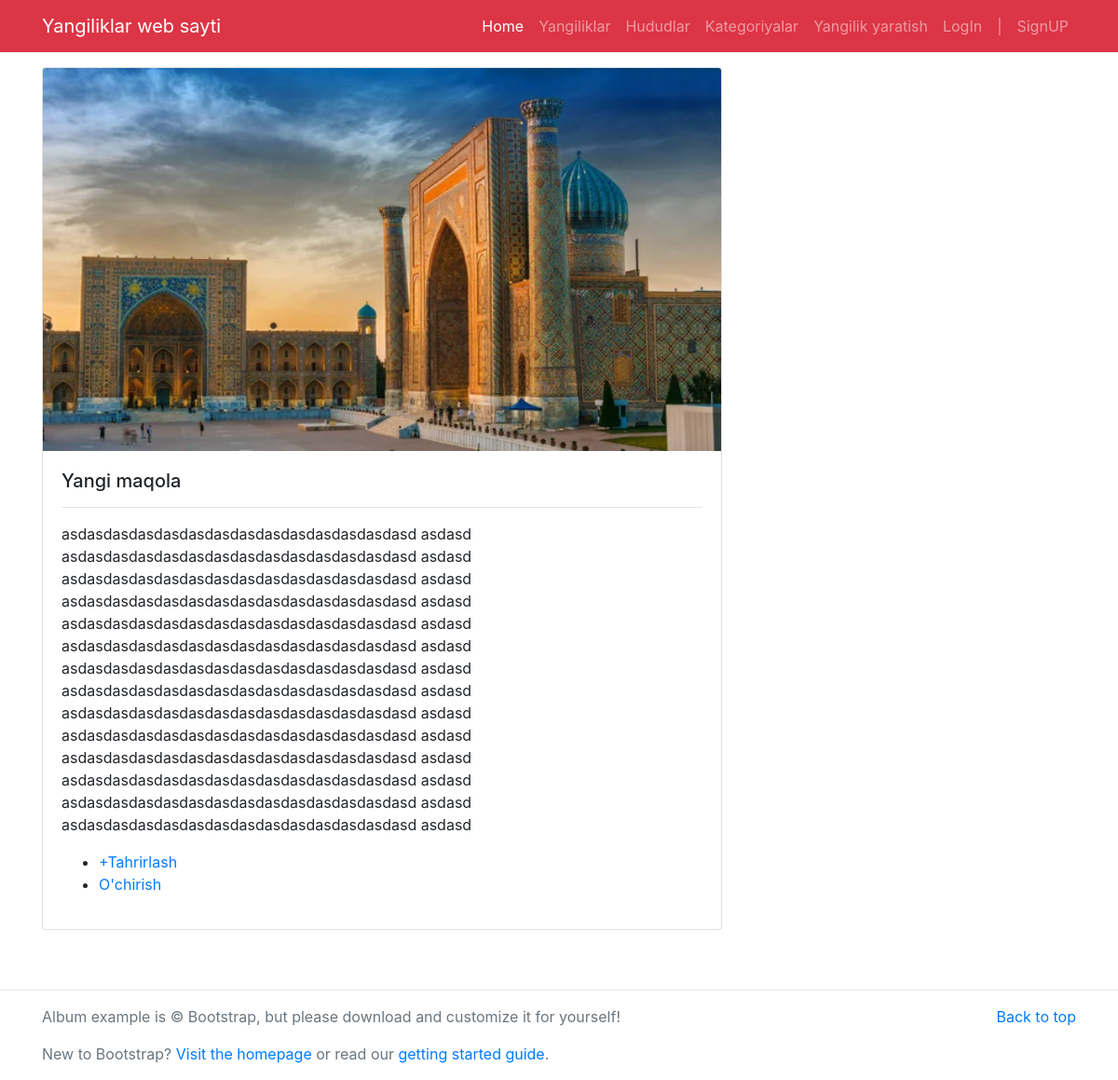
Page /detail/1/ on the earlier database version.
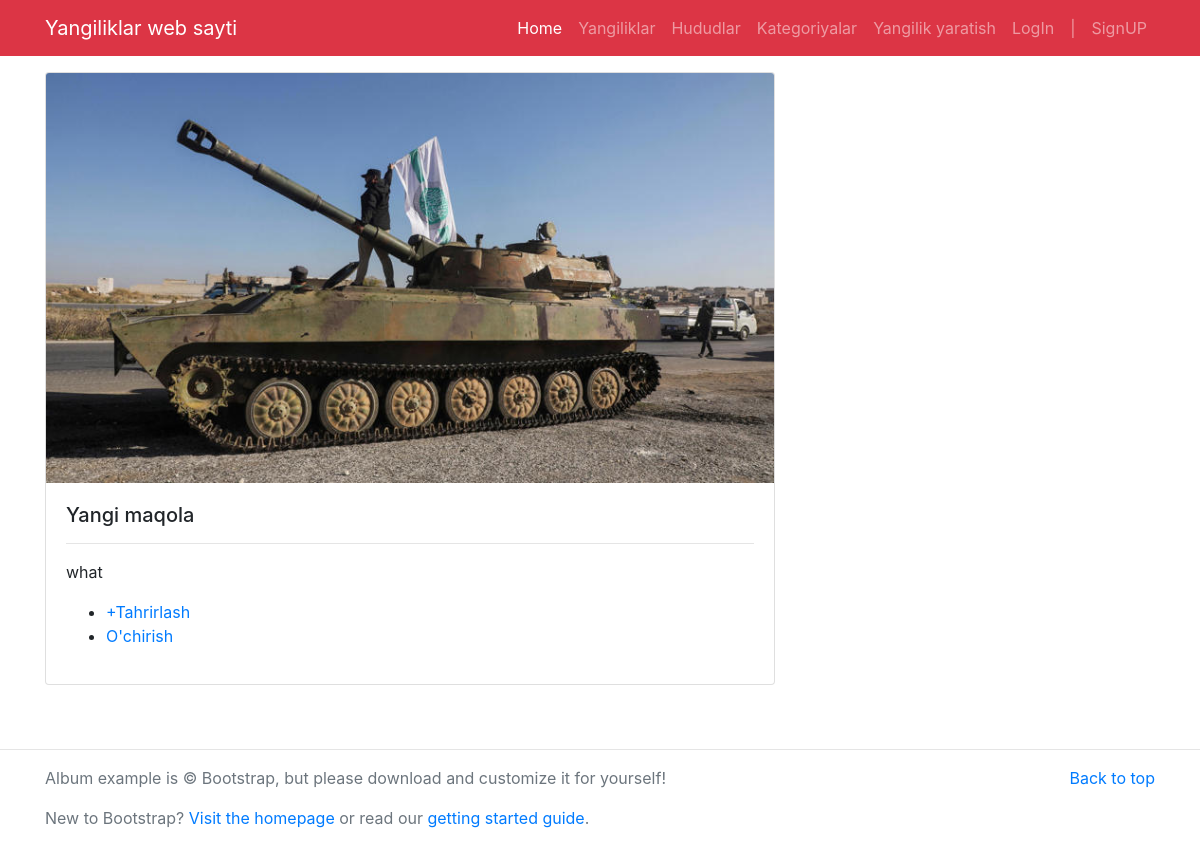
Same page on the later database version.
### app/models.py (models this page shows, shortened)
class News(models.Model):
    category = models.ForeignKey(Category, on_delete=models.CASCADE, blank=True, null=True)
    region = models.ForeignKey(Region, on_delete=models.CASCADE, blank=True, null=True)
    title = models.CharField(max_length=300)
    text = models.TextField()
    image = models.ImageField(upload_to='media/')
    date = models.DateField(auto_now=True)
    author = models.ForeignKey(settings.AUTH_USER_MODEL, on_delete=models.CASCADE)

### app/views.py (the view)
# urls.py: path('detail/<int:pk>/', detail_page_view, name='detail'),
def detail_page_view(request, pk):
    news = get_object_or_404(News, pk=pk)
    category = Category.objects.get(id=news.category.id)
    region_news = News.objects.filter(category=category).exclude(id=pk)
    context = {
        'news': news,
        'category': category,
        'region_news': region_news
    }
    return render(request, 'detail.html', context)

### templates/detail.html
{% extends 'base.html' %}
{% block content%}
<main class="container mt-3 mb-5">
	<div class="row my-3">
		<div class="col-md-8">
			<div class="card mb-3">
                 <img src="/media/{{news.image}}" class="card-img-top" alt="{{news.title}}">
			  <div class="card-body">
			    <h5 class="card-title">{{news.title}}</h5>
			    <hr/>
			    <p class="card-text">{{news.text}}</p>
				<ul>
					<li>
						<a href="{% url 'edit_news' news.pk %}"> +Tahrirlash </a>
					</li>
					<li>
						<a href="{% url 'delete_news' news.pk %}"> O'chirish </a>
					</li>
				</ul>
			  </div>
			</div>
</main>
{% endblock%}

Differences in the rows shown:
changed News "Yangi maqola": image: a different picture; text "asdasdasdasdasdasdasdasdasdasdasdasdasdasd asdasd asdasdasdasdasdasdasdasdasdasdasdasdasdasd asdasd asdasdasdasdasdasdasdasdasdasdasdasdasdasd asdasd asdasdasdasdasdasdasdasdasdasdasdasdasdasd asdasd asdasdasdasdasdasdasdasdasdasdasdasdasdasd asdasd asdasdasdasdasdasdasdasdasdasdasdasdasdasd asdasd asdasdasdasdasdasdasdasdasdasdasdasdasdasd asdasd asdasdasdasdasdasdasdasdasdasdasdasdasdasd asdasd asdasdasdasdasdasdasdasdasdasdasdasdasdasd asdasd asdasdasdasdasdasdasdasdasdasdasdasdasdasd asdasd asdasdasdasdasdasdasdasdasdasdasdasdasdasd asdasd asdasdasdasdasdasdasdasdasdasdasdasdasdasd asdasd asdasdasdasdasdasdasdasdasdasdasdasdasdasd asdasd asdasdasdasdasdasdasdasdasdasdasdasdasdasd asdasd" → "what"
